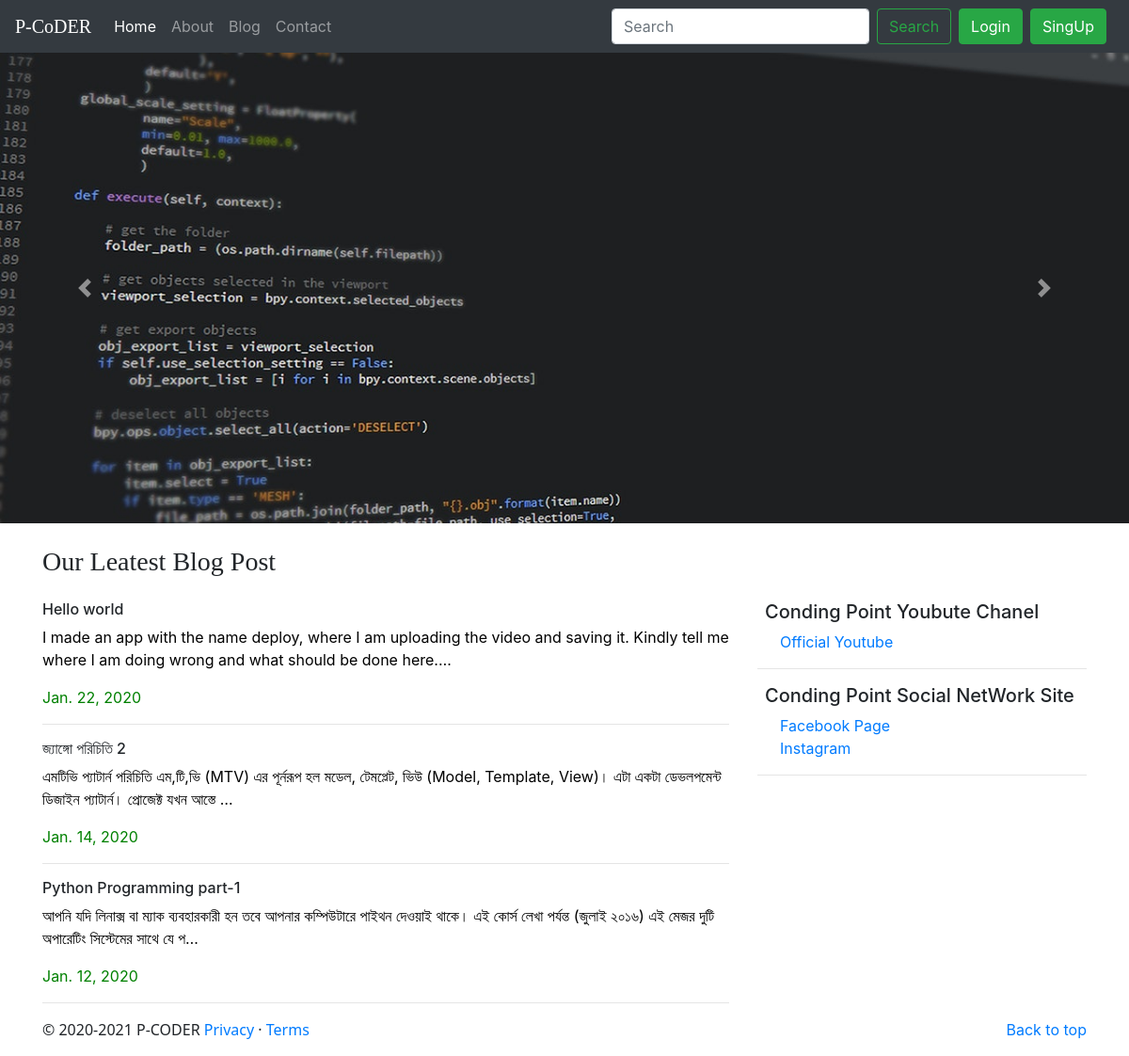
The page / on the database its author committed.
### blog/models.py (models this page shows, shortened)
class Post(models.Model):
    sno = models.AutoField(primary_key=True)
    title = models.CharField(max_length=255)
    category = models.CharField(max_length=255)
    slug = models.CharField(max_length=255)
    author = models.CharField(max_length=255)
    content = models.TextField()
    Stmp = models.DateField(blank=True)
    image = models.ImageField(upload_to='images',default='')

### home/views.py (the view)
# urls.py: path('', views.index, name='index'),
def index(request):
    posts = Post.objects.order_by('-Stmp')[:3]
    params = {'posts':posts}
    return render(request,'home/index.html',params)

### templates/home/index.html (shortened to what this page needs)
{% extends "base.html" %}
{% block homeactive %} active{% endblock %}
{% block css %}
{% load static %}
{% endblock %}
{% block body %}
<div id="carouselExampleControls" class="carousel slide" data-ride="carousel">
    <div class="carousel-inner">
        <div class="carousel-item active">
            <img src="{% static 'image/back.jpg' %}" class="d-block w-100" alt="...">
        </div>
    </div>
    <a class="carousel-control-prev" href="#carouselExampleControls" role="button" data-slide="prev">
        <span class="carousel-control-prev-icon" aria-hidden="true"></span>
    </a>
    <a class="carousel-control-next" href="#carouselExampleControls" role="button" data-slide="next">
        <span class="carousel-control-next-icon" aria-hidden="true"></span>
    </a>
</div>
<div class="container">
    <div class="RuningPost">
        <h3 class="my-4" style="font-family: Georgia, 'Times New Roman', Times, serif;">Our Leatest Blog Post
        </h3>
        <div class="row">
            <div class="col-md-8">
                {% for post in posts%}
                <h6>{{ post.title}}</h6>
                <a href="/blog/{{post.slug}}" style="color: black;">
                    <p>{{post.content | truncatechars:150}}</p>
                </a>
                <p style="color: green;">{{post.Stmp}}</p>
                <hr>
                {% endfor %}
            </div>
            <div class="col-md-4 ">
                <h5 class="mx-2">Conding Point Youbute Chanel</h5>
                <a class="mx-4" href="#">Official Youtube</a>
                <hr>
                <h5 class="mx-2">Conding Point Social NetWork Site</h5>
                <a class="mx-4" href="#"> Facebook Page</a><br>
                <a class="mx-4" href="#">Instagram</a>
                <hr>
            </div>
        </div>
    </div>
</div>
{% endblock %}

### templates/home/index.html (style rules this page uses)
.carousel-item { height: 500px; }

### rows shown on the page
Post: title "Hello world", content "I made an app with the name deploy, where I am uploading the video and saving it. Kindly tell me where I am doing wrong and what should be done here.…", Stmp "Jan. 22, 2020"
Post: title "জ্যাঙ্গো পরিচিতি 2", content "এমটিভি প্যাটার্ন পরিচিতি এম,টি,ভি (MTV) এর পূর্নরূপ হল মডেল, টেমপ্লেট, ভিউ (Model, Template, View)। এটা একটা ডেভলপমেন্ট ডিজাইন প্যাটার্ন। প্রোজেক্ট যখন আস্তে …", Stmp "Jan. 14, 2020"
Post: title "Python Programming part-1", content "আপনি যদি লিনাক্স বা ম্যাক ব্যবহারকারী হন তবে আপনার কম্পিউটারে পাইথন দেওয়াই থাকে। এই কোর্স লেখা পর্যন্ত (জুলাই ২০১৬) এই মেজর দুটি অপারেটিং সিস্টেমের সাথে যে প…", Stmp "Jan. 12, 2020"
